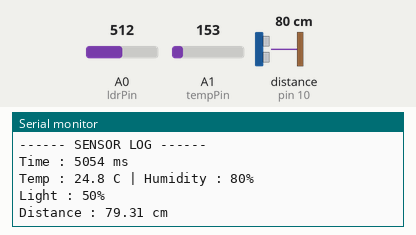
This sketch was run on a simulated Arduino Uno, built with avr-gcc and run on an emulated ATmega328P. On the bench: the last lines printed to the serial monitor. Wiring (inferred from the names in the program): ultrasonic range finder: trigger pin 9; echo pin 10. The test bench sets the inputs (shaded band); at power-on: distance to the obstacle (sensor on pin 10) 80 cm, A1 (tempPin) = 153, A0 (ldrPin) = 512. The echo pulse lasts 58.3 µs per cm; random numbers use the default seed unless the sketch sets one.

Above: at 5.8 s.
5.9 s: distance to the obstacle (sensor on pin 10) set to 2 cm
At 11.1 s:
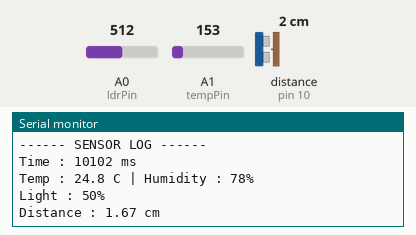
11.9 s: A1 (tempPin) set to 165
At 16.6 s:
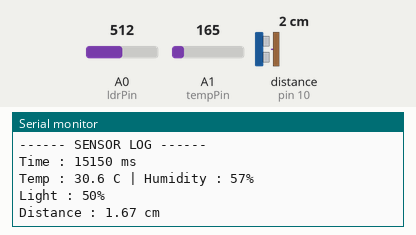
17.9 s: A0 (ldrPin) set to 716
At 21.0 s:
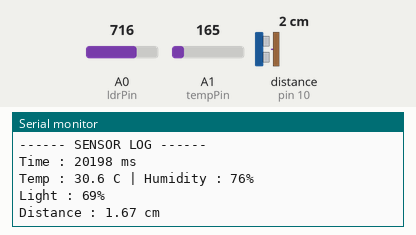
23.9 s: distance to the obstacle (sensor on pin 10) set to 4 cm
At 26.5 s:
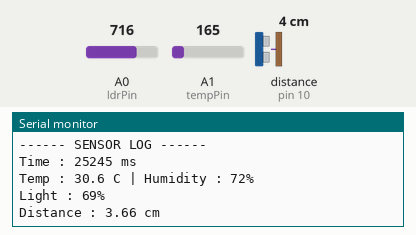
29.9 s: A1 (tempPin) set to 175
At 30.9 s:
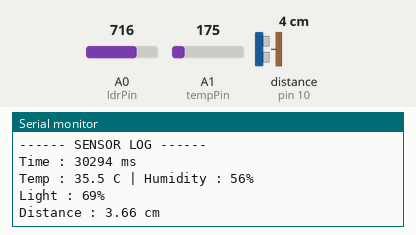
35.9 s: A0 (ldrPin) set to 900
At 40.8 s:
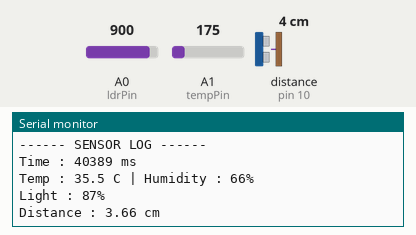
Timing chart, 0 to 42.3 s (numbered marks = the images above; inputs shaded):
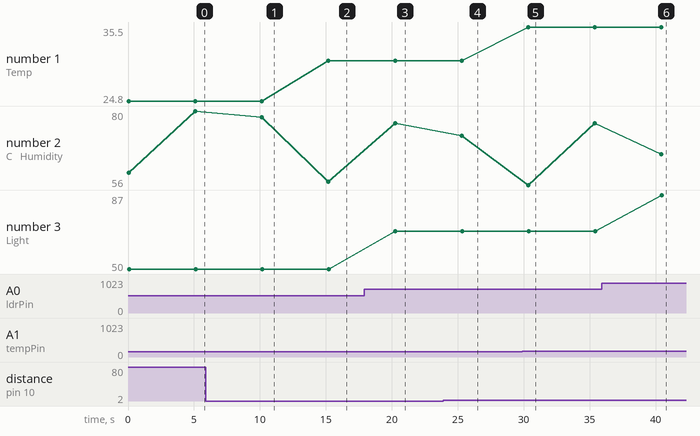

The sketch:

multi_sensor_data.ino
```cpp
/*
  Project: Multi-Sensor Data Logger
  Author: Ananaya bhagat
  IIT Jammu Summer School 2026

  Reads:
  - TMP36 Temperature
  - LDR Light Level
  - HC-SR04 Distance

  Prints sensor values every 5 seconds.
*/

const int ldrPin = A0;
const int tempPin = A1;

const int trigPin = 9;
const int echoPin = 10;

void setup() {

  pinMode(trigPin, OUTPUT);
  pinMode(echoPin, INPUT);

  Serial.begin(9600);
}

void loop() {

  // ----- Temperature -----
  int tempRaw = analogRead(tempPin);
  float voltage = tempRaw * (5.0 / 1023.0);
  float tempC = (voltage - 0.5) * 100;

  // Simulated humidity
  int humidity = random(55, 86);

  // ----- Light -----
  int ldrValue = analogRead(ldrPin);
  int lightPercent = map(ldrValue, 0, 1023, 0, 100);

  // ----- Distance -----
  digitalWrite(trigPin, LOW);
  delayMicroseconds(2);

  digitalWrite(trigPin, HIGH);
  delayMicroseconds(10);

  digitalWrite(trigPin, LOW);

  long duration = pulseIn(echoPin, HIGH);

  float distance = duration * 0.034 / 2;

  Serial.println("------ SENSOR LOG ------");

  Serial.print("Time : ");
  Serial.print(millis());
  Serial.println(" ms");

  Serial.print("Temp : ");
  Serial.print(tempC,1);
  Serial.print(" C | Humidity : ");
  Serial.print(humidity);
  Serial.println("%");

  Serial.print("Light : ");
  Serial.print(lightPercent);
  Serial.println("%");

  Serial.print("Distance : ");
  Serial.print(distance);
  Serial.println(" cm");

  Serial.println();

  delay(5000);
}
```

Measured:
- after the input at 5.9 s, the serial monitor: prints a new line after 4.2 s (image 1)
- after the input at 11.9 s, the serial monitor: prints a new line after 3.3 s (image 2)
- after the input at 17.9 s, the serial monitor: prints a new line after 2.4 s (image 3)
- after the input at 23.9 s, the serial monitor: prints a new line after 1.4 s (image 4)
- after the input at 29.9 s, the serial monitor: prints a new line after 0.44 s (image 5)
- after the input at 35.9 s, the serial monitor: prints a new line after 4.6 s (image 6)
- plotted number 1: 24.8 → 30.6 after the input at 11.9 s, 30.6 → 35.5 after the input at 29.9 s
- plotted number 3: 50 → 69 after the input at 17.9 s, 69 → 87 after the input at 35.9 s
